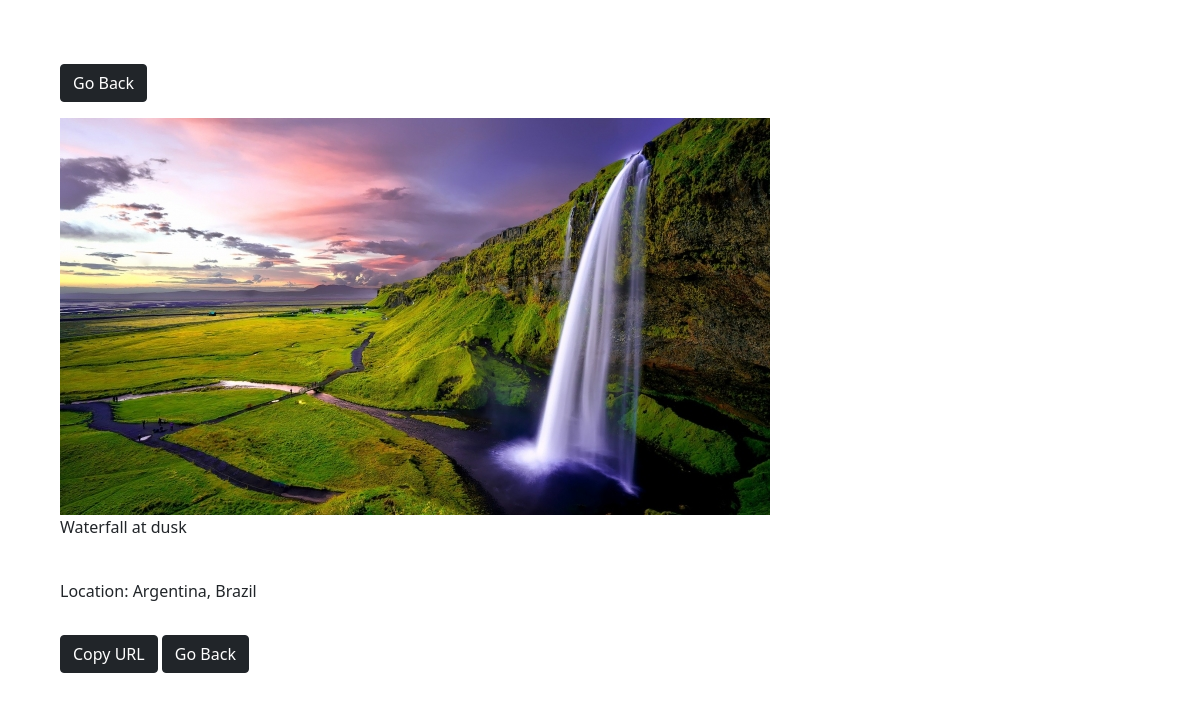
Screenshot of /photo/17/ with the database file from the repository.
### photos/models.py (models this page shows)
class Photo(models.Model):
    class Meta:
        verbose_name = 'Photo'
        verbose_name_plural = 'Photos'
    category = models.ForeignKey(
        Category, on_delete=models.SET_NULL, null=True, blank=True)
    image = models.ImageField(null=False, blank=False)
    location = models.TextField(null=True, blank=True)
    description = models.TextField()

### photos/views.py (the view)
# urls.py: path('photo/<str:pk>/', views.viewPhoto, name='photo'),
def viewPhoto(request, pk):
    photo = Photo.objects.get(id=pk)
    return render(request, 'photos/photo.html', {'photo':photo})

### photos/templates/photos/photo.html (shortened to what this page needs)
<!DOCTYPE html>
<html lang="en">
<head>
    <link href="https://cdn.jsdelivr.net/npm/bootstrap@5.0.0-beta1/dist/css/bootstrap.min.css" rel="stylesheet">
</head>
<body class="m-5">
    <div class="container">
        <div class="row justify-content-center">
            <div class="col">
                <a href="{% url 'gallery' %}" class="btn btn-dark my-3">Go Back</a>
                <div style="height: 90vh;">
                    <img style="max-width: 100%; max-height: 100%;" src="{{photo.image.url}}" alt="">
                    <p>{{photo.description}}</p>
                    <br>
                    <p>Location: {{photo.location}}</p>
                    <a href="#" class="btn btn-dark my-3">Copy URL</a>
                    <a href="{% url 'gallery' %}" class="btn btn-dark my-3">Go Back</a>
                </div>
            </div>
        </div>
    </div>
</body>
</html>

### rows the page displays
Photo: image (picture), description "Waterfall at dusk", location "Argentina, Brazil"
